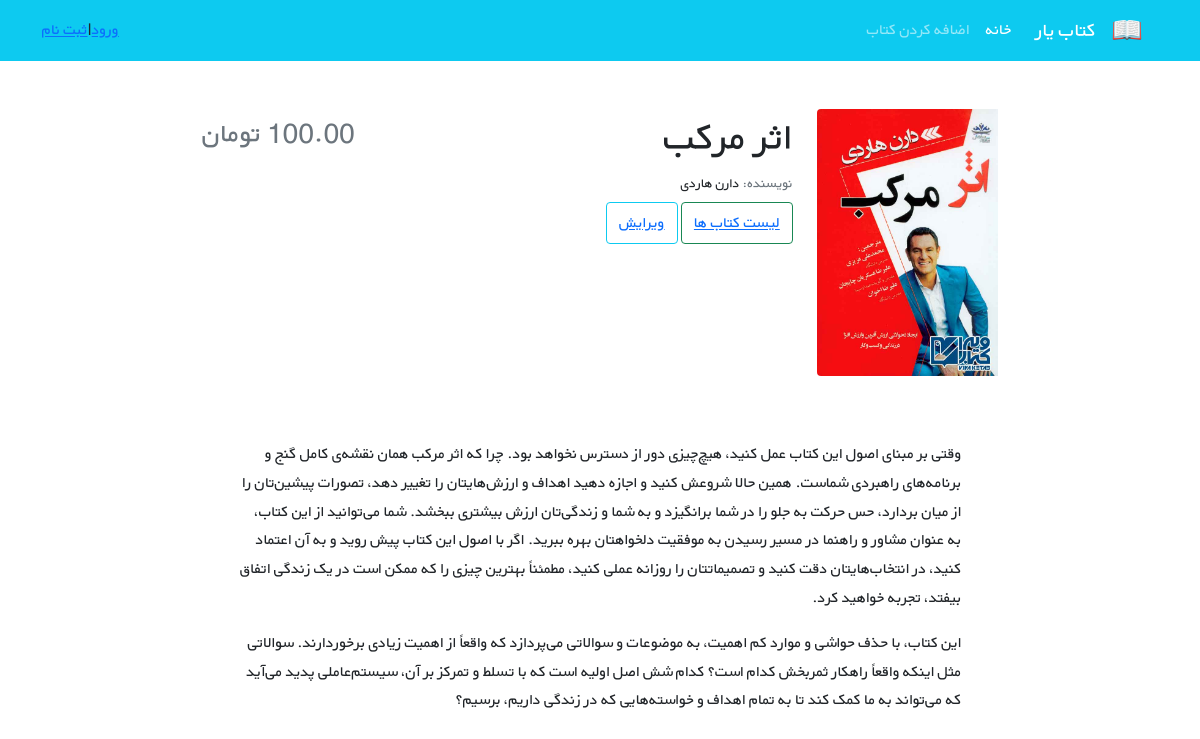
Page /books/1/ on the committed database.
### books/models.py (models this page shows, shortened)
class Book(models.Model):
    title = models.CharField(max_length=200)
    author = models.CharField(max_length=50)
    price = models.DecimalField(max_digits=100 , decimal_places=2)
    content = models.TextField()
    description = models.TextField()
    cover = models.ImageField(upload_to='media/covers/' ,blank=True)

### books/views.py (the view)
# urls.py: path('<int:pk>/', views.BookDetailView.as_view(), name='book_detail'),
class BookDetailView(generic.DetailView):
    model = Book
    template_name = "books/book_detail.html"

### books/templates/books/book_detail.html (shortened to what this page needs)
{% extends '_base.html' %}
{% load crispy_forms_tags %}
{% block content %}
    <div class="container mt-5" dir="rtl">
    <div class="">
        <div class="">
            <div class="d-flex justify-content-center">
                <div class="row w-sm-75 w-100">
                    <div class="col-xs-12 col-md-3 d-flex justify-content-center">
                        <div>
                            {% if book.cover %}
                            <img src="{{ book.cover.url }}"
                                 class="img-fluid rounded-start" alt="...">
                            {% endif %}
                        </div>
                    </div>
                    <div class="col-xs-12 col-md-6 text-center text-md-end mt-md-1 mt-4">
                         <h1>{{ book.title }}</h1>
                        <h5 class="small my-1"><span class="text-muted">نویسنده: </span> {{ book.author }}</h5>
<button   class="btn btn-outline-success"> <a href="{% url 'book_list' %}"> لیست کتاب ها</a></button>
       <button   class="btn btn-outline-info"> <a href="{% url 'book_update' book.id %}"> ویرایش </a></button>
                    </div>
                    <div class="col-xs-12 col-md-3 d-flex flex-column">
                        <h3 class="align-self-center pt-2 text-muted align-self-md-end">
                            {{ book.price }} تومان
                        </h3>
                    </div>
                </div>
            </div>
            <div class="d-flex justify-content-center">
                <div class="my-3 p-5 w-sm-75 w-100">
                 {{ book.description | linebreaks }}
                </div>
            </div>
        </div>
    </div>
</div>
    <br>
{% endblock content %}

### static/css/style.css (style rules this page uses)
* { font-family: 'BYekan', sans-serif; line-height: 1.8rem; }
@media (min-width: 576px) { .w-sm-75 { width: 75%!important; } }

### rows in the picture
Book: cover (picture), title "اثر مرکب", author "دارن هاردی", description "وقتی بر مبنای اصول این کتاب عمل کنید، هیچ‌چیزی دور از دسترس نخواهد بود. چرا که اثر مرکب همان نقشه‌ی کامل گنج و برنامه‌های راهبردی‌ شماست. همین حالا شروعش کنید و اجازه دهید اهداف و ارزش‌هایتان را تغییر دهد، تصورات پیشین‌تان را از میان بردارد، حس حرکت به جلو را در شما برانگیزد و به شما و زندگی‌تان ارزش بیشتری ببخشد. شما می‌توانید از این کتاب، به عنوان مشاور و راهنما در مسیر رسیدن به موفقیت دلخواهتان بهره ببرید. اگر با اصول این کتاب پیش روید و به آن اعتماد کنید، در انتخاب‌هایتان دقت کنید و تصمیماتتان را روزانه عملی کنید، مطمئناً بهترین چیزی را که ممکن است در یک زندگی اتفاق بیفتد، تجربه خواهید کرد. این کتاب، با حذف حواشی و موارد کم اهمیت، به موضوعات و سوالاتی می‌پردازد که واقعاً از اهمیت زیادی…"
